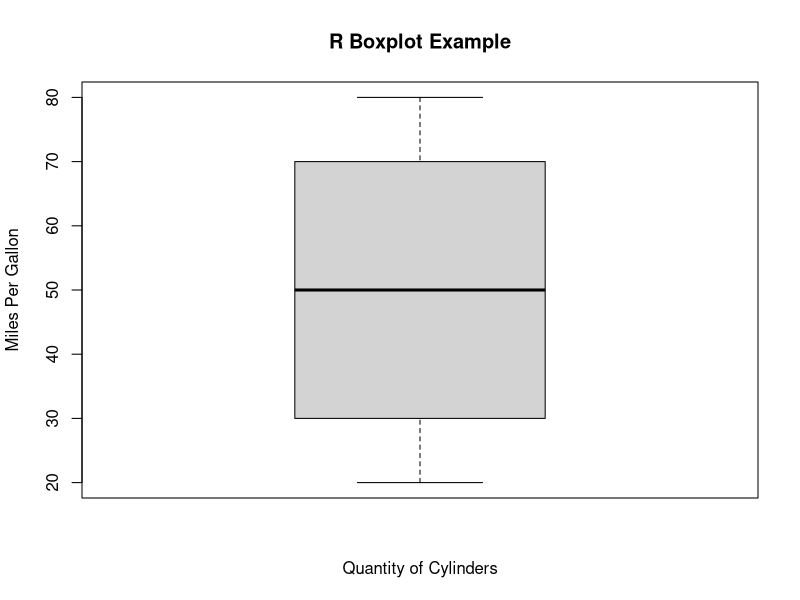

This chart was generated by the following R code:

M<-c("car1","car2","car3","car4","car5")

x<-c(20,30,50,70,80)
boxplot(x,names.arg=M,xlab="Quantity of Cylinders",  
        ylab="Miles Per Gallon", main="R Boxplot Example")
